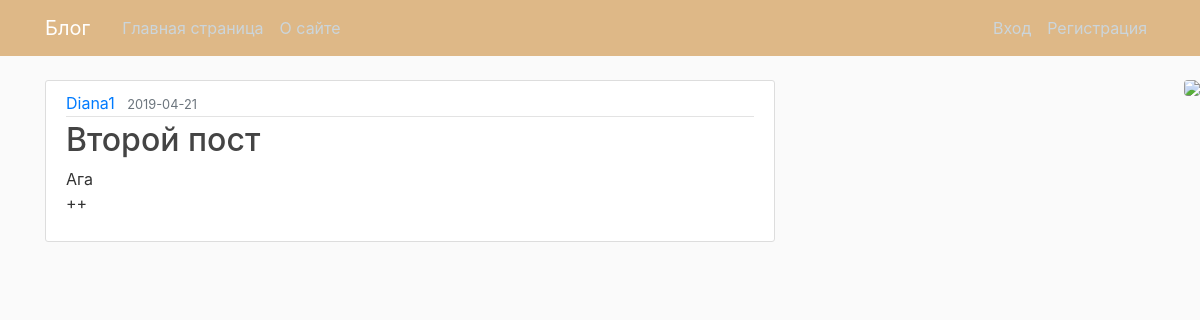
Page /home on the earlier database version.
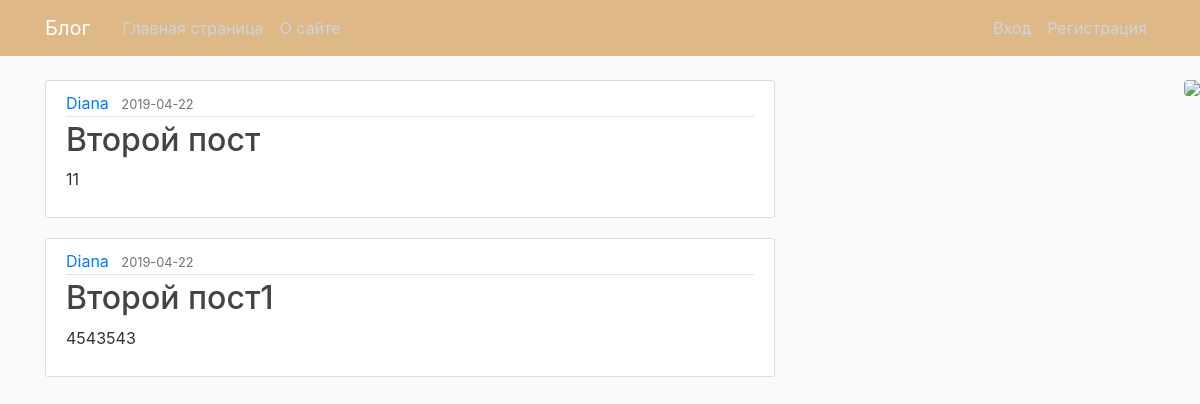
Same page on the later database version.
### server/models.py (models this page shows, shortened)
class Post(db.Model):
    id = db.Column(db.Integer, primary_key=True)
    title = db.Column(db.String(100), unique=True, nullable=False)
    date_posted = db.Column(db.DateTime, nullable=False, default=datetime.utcnow)
    content = db.Column(db.Text, nullable=False)
    user_id = db.Column(db.Integer, db.ForeignKey('user.id'), nullable=False)

class User(db.Model, UserMixin):
    id = db.Column(db.Integer, primary_key=True)
    username = db.Column(db.String(20), unique=True, nullable=False)
    email = db.Column(db.String(120), unique=True, nullable=False)
    password = db.Column(db.String(60), nullable=False)
    posts = db.relationship('Post', backref='author', lazy=True)

### server/routes.py (the view)
@app.route('/')
@app.route('/home')
def home():
    posts = Post.query.all()
    return render_template('home.html', posts=posts)

### server/templates/home.html
{% extends "layout.html" %}
{% block content %}
    {% for post in posts %}
        <article class="media content-section">
          <div class="media-body">
            <div class="article-metadata">
              <a class="mr-2" href="#">{{ post.author.username }}</a>
              <small class="text-muted">{{ post.date_posted.strftime('%Y-%m-%d') }}</small>
            </div>
            <h2><a class="article-title" href="{{ url_for('post', post_id=post.id) }}">{{ post.title }}</a></h2>
            <p class="article-content">{{ post.content }}</p>
          </div>
        </article>
    {% endfor %}
{% endblock content %}

### server/templates/layout.html (shortened to what this page needs)
<!DOCTYPE html>
<html>
<head>
    <link rel="stylesheet" href="https://maxcdn.bootstrapcdn.com/bootstrap/4.0.0/css/bootstrap.min.css">
    <link rel="stylesheet" type="text/css" href="{{ url_for('static', filename='main.css') }}">
<img src="https://i.gifer.com/c0M.gif" class="rounded float-right">
</head>
<body>
    <header class="site-header">
       <nav class="navbar navbar-expand-md navbar-dark bg-steel fixed-top" style="background-color: burlywood;">
        <div class="container">
          <a class="navbar-brand mr-4" href="/">Блог</a>
          <div class="collapse navbar-collapse" id="navbarToggle">
            <div class="navbar-nav mr-auto">
              <a class="nav-item nav-link" href="{{ url_for('home') }}">Главная страница</a>
              <a class="nav-item nav-link" href="{{ url_for('about') }}">О сайте</a>
            </div>
            <div class="navbar-nav">
              {% if current_user.is_authenticated %}
                <a class="nav-item nav-link" href="{{ url_for('new_post') }}">Новый пост</a>
                <a class="nav-item nav-link" href="{{ url_for('account') }}">Аккаунт</a>
                <a class="nav-item nav-link" href="{{ url_for('logout') }}">Выйти</a>
              {% else %}
                <a class="nav-item nav-link" href="{{ url_for('login') }}">Вход</a>
                <a class="nav-item nav-link" href="{{ url_for('register') }}">Регистрация</a>
              {% endif %}
            </div>
          </div>
        </div>
      </nav>
    </header>
    <main role="main" class="container">
      <div class="row">
        <div class="col-md-8">
          {% block content %}{% endblock %}
      </div>
    </main>
</body>
</html>

### server/static/main.css (style rules this page uses)
body { background: #fafafa; color: #333333; margin-top: 5rem; }
h1, h2, h3, h4, h5, h6 { color: #444444; }
.bg-steel { background-color: #5f788a; }
.site-header .navbar-nav .nav-link { color: #cbd5db; }
.content-section { background: #ffffff; padding: 10px 20px; border: 1px solid #dddddd; border-radius: 3px; margin-bottom: 20px; }
.article-title { color: #444444; }
.article-content { white-space: pre-line; }
.article-metadata { padding-bottom: 1px; margin-bottom: 4px; border-bottom: 1px solid #e3e3e3 }

Differences in the rows shown:
added Post: author.username "Diana", date_posted "2019-04-22", title "Второй пост", content "11"
changed Post: author.username "Diana1" → "Diana"; date_posted "2019-04-21" → "2019-04-22"; title "Второй пост" → "Второй пост1"; content "Ага ++" → "4543543"
